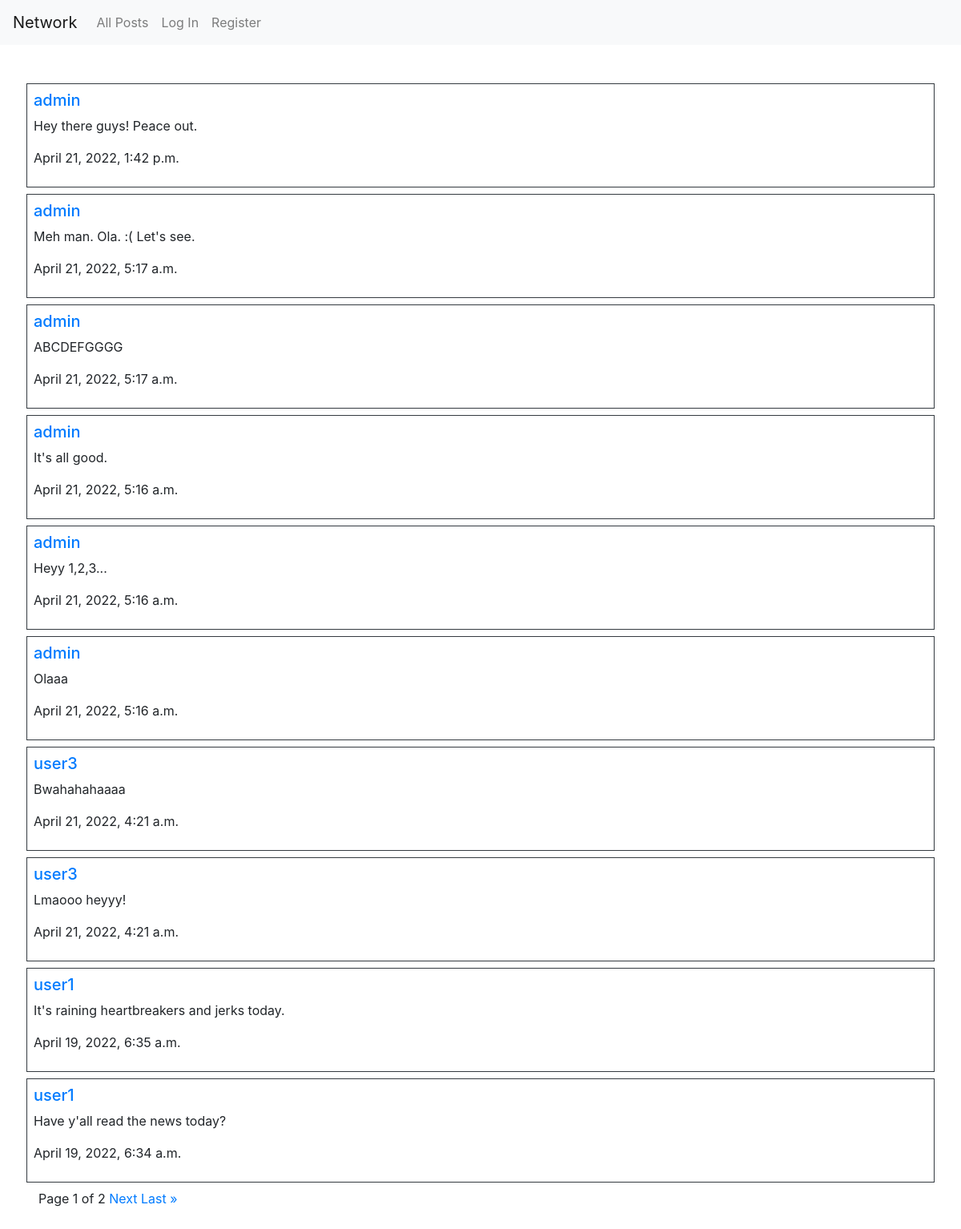
The page / on the database its author committed.
### network/models.py (models this page shows)
class Post(models.Model):
    user = models.ForeignKey(User, on_delete=models.CASCADE)
    content = models.CharField(max_length=300, default=None)
    date = models.DateTimeField(default=datetime.datetime.now)
    liked = models.ManyToManyField(User, blank = True, related_name="postlikes")

class User(AbstractUser):
    pass

### network/views.py (the view)
# urls.py: path("", views.index, name="index"),
def index(request):
    l=[]
    all_posts = Post.objects.all().order_by('-date')
    for ap in all_posts:
        for f in ap.liked.all():
            if f.id == request.user.id:
                l.append(ap.id)
    paginator = Paginator(all_posts,10)
    page_number = request.GET.get('page')
    page_obj = paginator.get_page(page_number)
    return render(request, "network/index.html", {
        "posts":page_obj,
        "liked": l
    })

### network/templates/network/index.html (shortened to what this page needs)
{% extends "network/layout.html" %}
{% block body %}
    {% for p in posts %}
        <div class="row">
        <div class="col border border-dark mb-2 p-2">
            <h5><a href="{% url 'profile' p.user.username %}">{{p.user.username}}</a></h5>
            <p>{{p.content}}</p>
            <p>{{p.date}}</p>
        </div>
        </div>
    {% endfor %}
    <div class="pagination">
        <span class="step-links">
            <span class="current">
                Page {{ posts.number }} of {{ posts.paginator.num_pages }}
            </span>
            {% if posts.has_next %}
                <a href="?page={{ posts.next_page_number }}">Next</a>
                <a href="?page={{ posts.paginator.num_pages }}">Last &raquo;</a>
            {% endif %}
        </span>
    </div>
{% endblock %}

### network/templates/network/layout.html (shortened to what this page needs)
{% load static %}
<!DOCTYPE html>
<html lang="en">
    <head>
        <link rel="stylesheet" href="https://stackpath.bootstrapcdn.com/bootstrap/4.4.1/css/bootstrap.min.css">
        <link rel="stylesheet" href="https://cdnjs.cloudflare.com/ajax/libs/font-awesome/4.7.0/css/font-awesome.min.css">
        <link href="{% static 'network/styles.css' %}" rel="stylesheet">
    </head>
    <body>
        <nav class="navbar navbar-expand-lg navbar-light bg-light">
            <a class="navbar-brand" href="#">Network</a>
            <div>
              <ul class="navbar-nav mr-auto">
                <li class="nav-item">
                  <a class="nav-link" href="{% url 'index' %}">All Posts</a>
                </li>
                {% if user.is_authenticated %}
                    <li class="nav-item">
                        <a class="nav-link" href="{% url 'newpost' %}">New Post</a>
                    </li>
                    <li class="nav-item">
                        <a class="nav-link" href="{% url 'following' %}">Following</a>
                    </li>
                    <li class="nav-item">
                        <a class="nav-link" href="{% url 'logout' %}">Log Out</a>
                    </li>
                {% else %}
                    <li class="nav-item">
                        <a class="nav-link" href="{% url 'login' %}">Log In</a>
                    </li>
                    <li class="nav-item">
                        <a class="nav-link" href="{% url 'register' %}">Register</a>
                    </li>
                {% endif %}
              </ul>
            </div>
          </nav>
        <div class="body p-5">
            {% block body %}
            {% endblock %}
        </div>
    </body>
</html>

### rows shown on the page
Post: user.username "admin", content "Hey there guys! Peace out.", date "April 21, 2022, 1:42 p.m."
Post: user.username "admin", content "Meh man. Ola. :( Let's see.", date "April 21, 2022, 5:17 a.m."
Post: user.username "admin", content "ABCDEFGGGG", date "April 21, 2022, 5:17 a.m."
Post: user.username "admin", content "It's all good.", date "April 21, 2022, 5:16 a.m."
Post: user.username "admin", content "Heyy 1,2,3...", date "April 21, 2022, 5:16 a.m."
Post: user.username "admin", content "Olaaa", date "April 21, 2022, 5:16 a.m."
Post: user.username "user3", content "Bwahahahaaaa", date "April 21, 2022, 4:21 a.m."
Post: user.username "user3", content "Lmaooo heyyy!", date "April 21, 2022, 4:21 a.m."
Post: user.username "user1", content "It's raining heartbreakers and jerks today.", date "April 19, 2022, 6:35 a.m."
Post: user.username "user1", content "Have y'all read the news today?", date "April 19, 2022, 6:34 a.m."

### other values the page prints
{{ posts.number }} "1"
{{ posts.paginator.num_pages }} "2"
